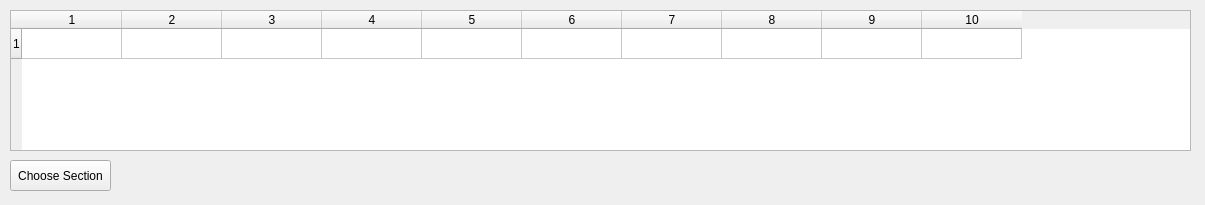
<?xml version="1.0" encoding="UTF-8"?>
<ui version="4.0">
 <class>Form</class>
 <widget class="QWidget" name="Form">
  <property name="geometry">
   <rect>
    <x>0</x>
    <y>0</y>
    <width>1205</width>
    <height>205</height>
   </rect>
  </property>
  <property name="windowTitle">
   <string>Form</string>
  </property>
  <widget class="QTableWidget" name="tableWidget">
   <property name="geometry">
    <rect>
     <x>10</x>
     <y>10</y>
     <width>1181</width>
     <height>141</height>
    </rect>
   </property>
   <property name="editTriggers">
    <set>QAbstractItemView::NoEditTriggers</set>
   </property>
   <property name="rowCount">
    <number>1</number>
   </property>
   <property name="columnCount">
    <number>10</number>
   </property>
   <row/>
   <column/>
   <column/>
   <column/>
   <column/>
   <column/>
   <column/>
   <column/>
   <column/>
   <column/>
   <column/>
  </widget>
  <widget class="QPushButton" name="pushButton">
   <property name="geometry">
    <rect>
     <x>10</x>
     <y>160</y>
     <width>101</width>
     <height>31</height>
    </rect>
   </property>
   <property name="text">
    <string>Choose Section</string>
   </property>
  </widget>
 </widget>
 <resources/>
 <connections/>
</ui>
